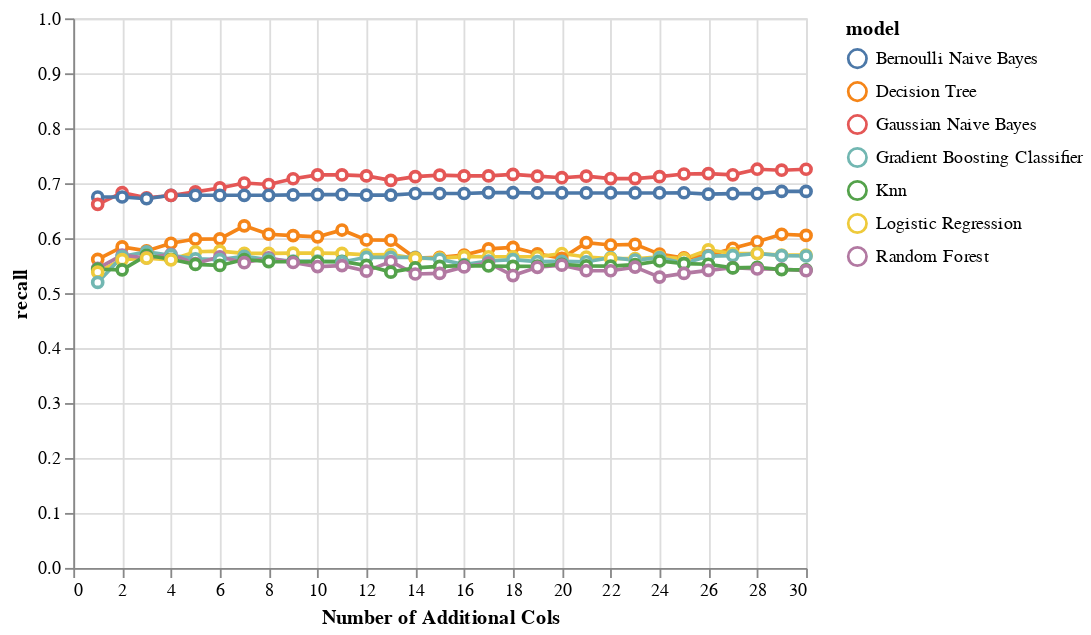

The notebook cell this image was saved under:
### Markdown cell above
We explored adding the top X features so we can measure the impact of adding complexity as we increase the feature count. The chart below shows the incremental value of adding the top X+1 feature. 

In the first chart we show the marginal value when we measure the macro avg recall. We see that the GNB classifer performs the best and the incremental gain tapers off after adding 10 features. We will consider then when we think about how many features to include.

### Code cell
perf_subset = perf_by_additional_n_cols_matrix_v1[
    (perf_by_additional_n_cols_matrix_v1['grouping'] == "Macro Avg") &
    (perf_by_additional_n_cols_matrix_v1['additional_col_method'] == "corr_to_mdd_subset_data_v2")
]


alt.Chart(perf_subset).mark_line(
       point={
         "filled": False,
         "fill": "white"
       }
).encode(
    x = alt.X('addl_cols', title="Number of Additional Cols"),
    y = alt.Y('recall', scale=alt.Scale(domain=[0, 1])),
    color = 'model'
)

### Figure 1 — Vega-Lite specification as saved in the notebook (floating-point values rounded to 4 significant figures; data arrays with more than 128 entries replaced by an {"elided": "..."} marker saying what was removed)
{"config": {"view": {"continuousWidth": 400, "continuousHeight": 300}}, "data": {"name": "data-58ec4a94a519e5fc52efaa8fac5e2a29"}, "mark": {"type": "line", "point": {"filled": false, "fill": "white"}}, "encoding": {"color": {"field": "model", "type": "nominal"}, "x": {"field": "addl_cols", "title": "Number of Additional Cols", "type": "quantitative"}, "y": {"field": "recall", "scale": {"domain": [0, 1]}, "type": "quantitative"}}, "$schema": "https://vega.github.io/schema/vega-lite/v4.17.0.json", "datasets": {"data-58ec4a94a519e5fc52efaa8fac5e2a29": {"elided": "210 records"}}}
